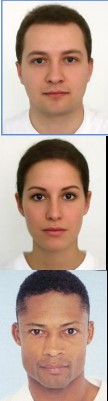
#> input picture Human_Skin_Detection/skin1.png, 108 x 401 px
$ jupyter execute Skin_detection.ipynb
#> lines starting #> are read from the running program, lines starting #| are printed output that depends on the picture; after the words box and inside, x2 and y2 are one past the last pixel; in counts of white or black regions, pixels touching at a corner belong together
[cell 1]
import cv2
import numpy as np
import matplotlib.pyplot as plt

[cell 2]
name = ['skin1.png', 'skin2.png', 'skin3.png']
plots = [131,132,133]
images = []
plt.figure(figsize=(6,4))
for i,n in enumerate(name):
    image = cv2.imread(n)
#> image is the input picture: shape (401, 108, 3); mean B, G, R 148.8, 161, 185.7
    images.append(image)
    plt.subplot(plots[i]);plt.imshow(image[...,::-1]);plt.title('image{}'.format(i+1))

[cell 3]
hue_spectrum = np.linspace(0, 179, dtype='uint8', num=180)
img = np.array([hue_spectrum]*50)
saturation_channel = np.ones_like(img, dtype='uint8') * 255
value_channel = np.ones_like(img, dtype='uint8') * 255

hsv = cv2.merge([img, saturation_channel, value_channel])
final_bgr_spectrum = cv2.cvtColor(hsv, cv2.COLOR_HSV2BGR)

plt.imshow(final_bgr_spectrum[...,::-1])

[cell 4]
cr_range = np.linspace(0, 255, 256)
cb_range = np.linspace(0, 255, 256)
cr_values, cb_values = np.meshgrid(cr_range, cb_range)

Constant_Y_values = [0,50,100,150,200,255]
plots = [231,232,233,234,235,236]
plt.figure(figsize=(12,9))

for i, Y_item in enumerate(Constant_Y_values):

    y_values = np.full_like(cr_values, Y_item)
    ycrcb_spectrum = np.dstack((y_values, cr_values, cb_values)).astype(np.uint8)

    rgb_spectrum = cv2.cvtColor(ycrcb_spectrum, cv2.COLOR_YCrCb2RGB)
    plt.subplot(plots[i]);plt.title('YCRCB Spectrum , Y = {}'.format(Constant_Y_values[i]))

    if i != 0:
        plt.xticks([]);plt.yticks([])
    if i == 0:
        plt.xlabel('CR');plt.ylabel('CB')
    plt.imshow(rgb_spectrum)
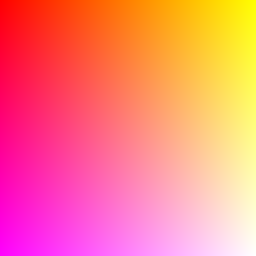
#> ycrcb_spectrum: shape (256, 256, 3); mean R, G, B 255, 127.5, 127.5
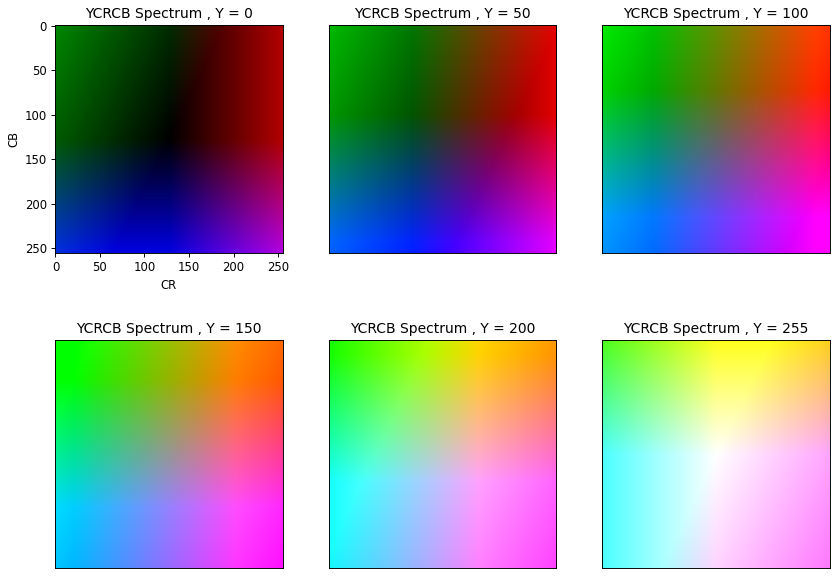
#> figure drawn by matplotlib, 6 panels

[cell 5]
def create_BGR_mask(img):
    B,G,R = cv2.split(img)
    bgr_mask = (B > 20) & (G > 40) & (R > 95) & (R > B) & (R > G) & (abs(R - G) > 15)
    return bgr_mask

def create_HSV_mask(img):
    hsv_L = np.array([0, 0.23 * 255, 40])
    hsv_H = np.array([50, 0.68 * 255, 255])

    hsv = cv2.cvtColor(img, cv2.COLOR_BGR2HSV)
    hsv_mask = cv2.inRange(hsv, hsv_L, hsv_H)
    return hsv_mask

def create_YCRCB_mask(img):
    ycrcb = cv2.cvtColor(img, cv2.COLOR_BGR2YCrCb)
    Y, Cr, Cb = cv2.split(ycrcb)

    ycrcb_mask = (Y > 80) & (Cr > 135) & (Cb > 85) & (Cr <= (1.5862*Cb)+20) & (Cr>=(0.3448*Cb)+76.2069) \
            & (Cr >= (-4.5652*Cb)+234.5652) & (Cr <= (-1.15*Cb)+301.75) & (Cr <= (-2.2857*Cb)+432.85)

    return ycrcb_mask

### Use only HSV_mask

[cell 6]
print('HSV_mask')
plt.figure(figsize=(15,12))
plots = [331,332,333,334,335,336,337,338,339]

for i,img in enumerate(images):
    i = i * 3
    hsv_mask = create_HSV_mask(img)
    output = cv2.bitwise_and(img, img, mask = hsv_mask)

    plt.subplot(plots[i]);plt.imshow(img[...,::-1]);plt.title('Org_image')
    plt.subplot(plots[i] + 1);plt.imshow(hsv_mask, cmap = 'gray');plt.title('mask');plt.xticks([]);plt.yticks([])
    plt.subplot(plots[i] + 2);plt.imshow(output[...,::-1]);plt.title('Output');plt.xticks([]);plt.yticks([])
#> this loop made 3 passes
#> i on passes 1 to 3: 0, 3, 6
#> pass 1, in create_HSV_mask, `hsv_mask = cv2.inRange(hsv, hsv_L, hsv_H)`:
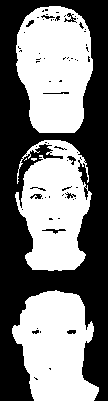
#> hsv_mask: shape (401, 108); 48.7% white; 5 white regions (2 under 20 px), largest, box (x1, y1, x2, y2) and area: (16, 6, 93, 133) 7584, (12, 290, 99, 401) 6784, (15, 140, 92, 271) 6725

### Use only BGR_mask

[cell 7]
print('BGR_mask')
plt.figure(figsize=(12,10))
plots = [331,332,333,334,335,336,337,338,339]

for i, img in enumerate(images):
    i = i * 3
    bgr_mask = create_BGR_mask(img)
    output = np.zeros_like(img)
    output[bgr_mask] = img[bgr_mask]

    plt.subplot(plots[i]);plt.imshow(img[...,::-1]);plt.title('Org_image')
    plt.subplot(plots[i] + 1);plt.imshow(bgr_mask, cmap = 'gray');plt.title('bgr_mask');plt.xticks([]);plt.yticks([])
    plt.subplot(plots[i] + 2);plt.imshow(output[...,::-1]);plt.title('Output');plt.xticks([]);plt.yticks([])
#> this loop made 3 passes
#> pass 1, in create_BGR_mask, `B,G,R = cv2.split(img)`:
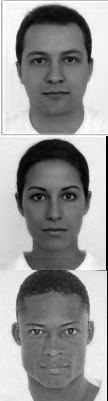
#> B: shape (401, 108); min 0, max 255, mean 148.8
#> after the loop:
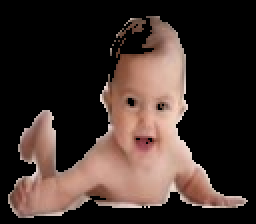
#> output: shape (112, 128, 3) (shown 2 times larger); mean B, G, R 43.8, 49.2, 64.4

### Use  only YCRCB_mask

[cell 8]
print('YCRCB_mask')
plt.figure(figsize=(12,10))
plots = [331,332,333,334,335,336,337,338,339]

for i, img in enumerate(images):
    i = i * 3
    ycrcb_mask = create_YCRCB_mask(img)
    output = np.zeros_like(img)
    output[ycrcb_mask] = img[ycrcb_mask]
    output = np.uint8(output)
    plt.subplot(plots[i]);plt.imshow(img[...,::-1]);plt.title('Org_image')
    plt.subplot(plots[i] + 1);plt.imshow(ycrcb_mask, cmap = 'gray');plt.title('ycrcb_mask');plt.xticks([]);plt.yticks([])
    plt.subplot(plots[i] + 2);plt.imshow(output[...,::-1]);plt.title('output');plt.xticks([]);plt.yticks([])
#> this loop made 3 passes
#> pass 1, in create_YCRCB_mask, `Y, Cr, Cb = cv2.split(ycrcb)`:
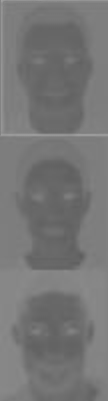
#> Cb: shape (401, 108); min 94, max 161, mean 117.7

### Use BGR_mask and HSV_mask

[cell 9]
plt.figure(figsize=(12,10))
plots = [331,332,333,334,335,336,337,338,339]

for i,img in enumerate(images):
    i = i * 3
    B,G,R = cv2.split(img)
    bgr_mask = create_BGR_mask(img)
    hsv_mask = create_HSV_mask(img)

    final_mask = bgr_mask & hsv_mask
    final_output = cv2.bitwise_and(img, img, mask = final_mask)

    plt.subplot(plots[i]);plt.imshow(img[...,::-1]);plt.title('org_image')
    plt.subplot(plots[i] + 1);plt.imshow(final_mask, cmap = 'gray');plt.title('bgr and hsv');plt.xticks([]);plt.yticks([])
    plt.subplot(plots[i] + 2);plt.imshow(final_output[...,::-1]);plt.title('output');plt.xticks([]);plt.yticks([])
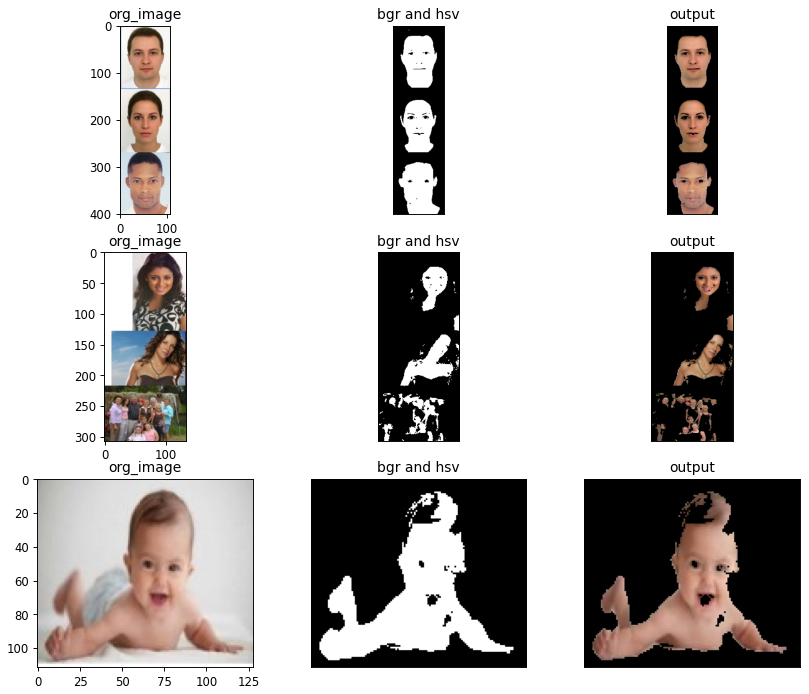
#> figure drawn by matplotlib, 9 panels

[cell 10]
print('BGR_mask AND YCRCB_mask')
plt.figure(figsize=(12,10))
plots = [331,332,333,334,335,336,337,338,339]

for i,img in enumerate(images):
    i = i * 3
    bgr_mask = create_BGR_mask(img)
    ycrcb_mask = create_YCRCB_mask(img)
    ycrcb_mask = np.uint8(ycrcb_mask)

    final_mask = ycrcb_mask & bgr_mask
    final_output = cv2.bitwise_and(img ,img, mask = final_mask)

    plt.subplot(plots[i]);plt.imshow(img[...,::-1]);plt.title('Org_image')
    plt.subplot(plots[i] + 1);plt.imshow(final_mask, cmap = 'gray');plt.title('final_mask');plt.xticks([]);plt.yticks([])
    plt.subplot(plots[i] + 2);plt.imshow(final_output[...,::-1]);plt.title('final_Output');plt.xticks([]);plt.yticks([])
#> this loop made 3 passes
#> pass 1, `final_output = cv2.bitwise_and(img ,img, mask = final_mask)`:
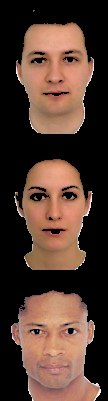
#> final_output: shape (401, 108, 3); mean B, G, R 48.2, 59.3, 83.5
#> pass 2, in create_BGR_mask (call 8), `B,G,R = cv2.split(img)`:
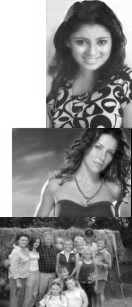
#> R: shape (307, 132); min 0, max 255, mean 139.6

[cell 11]
print('YCRCB_mask AND HSV_mask')
plt.figure(figsize=(12,10))
plots = [331,332,333,334,335,336,337,338,339]

for i,img in enumerate(images):
    i = i * 3
    ycrcb_mask = create_YCRCB_mask(img)
    hsv_mask = create_HSV_mask(img)

    final_mask = ycrcb_mask & hsv_mask
    final_output = cv2.bitwise_and(img, img, mask = final_mask)

    plt.subplot(plots[i]);plt.imshow(img[...,::-1]);plt.title('Org_image')
    plt.subplot(plots[i] + 1);plt.imshow(final_mask, cmap = 'gray');plt.title('ycrcb and hsv');plt.xticks([]);plt.yticks([])
    plt.subplot(plots[i] + 2);plt.imshow(final_output[...,::-1]);plt.title('final_Output');plt.xticks([]);plt.yticks([])

### Use filters and morphology operations

[cell 12]
plt.figure(figsize=(12,10))
plots = [331,332,333,334,335,336,337,338,339]

for i,img in enumerate(images):
    i = i * 3
    kernel1 = np.array([[0,0,0],
                              [0,2,0],
                              [0,0,0]])

    kernel2 = 1/9*np.array([[1,1,1],
                              [1,1,1],
                              [1,1,1]])

    final_kernel = kernel1-kernel2
    img = cv2.filter2D(img, -1, final_kernel)
    # gimg = cv2.cvtColor(img, cv2.COLOR_BGR2GRAY)
    gaussian = cv2.GaussianBlur(img,(3,3),0)
    median = cv2.medianBlur(gaussian,3)

    bgr_mask = create_BGR_mask(median)
    hsv_mask = create_HSV_mask(median)
    mask = bgr_mask & hsv_mask

    kernel = cv2.getStructuringElement(cv2.MORPH_ELLIPSE, (3, 3))
    opened_mask = cv2.morphologyEx(mask, cv2.MORPH_OPEN, kernel)
    closed_mask = cv2.morphologyEx(opened_mask, cv2.MORPH_CLOSE, kernel)

    # Apply the final mask to the original image
    output = cv2.bitwise_and(img, img, mask=closed_mask)
    # kernel_sharpening = np.array([[-1,-1,-1],
    #                           [-1,9,-1],
    #                           [-1,-1,-1]])

    plt.subplot(plots[i]);plt.imshow(img[...,::-1], cmap = 'gray');plt.title('org_image')
    plt.subplot(plots[i] + 1);plt.imshow(closed_mask, cmap = 'gray');plt.title('bgr and hsv');plt.xticks([]);plt.yticks([])
    plt.subplot(plots[i] + 2);plt.imshow(output[...,::-1]);plt.title('output');plt.xticks([]);plt.yticks([])
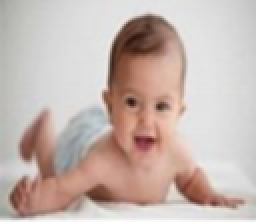
#> gaussian: shape (112, 128, 3) (shown 2 times larger); mean of channels 0, 1, 2 176, 182.3, 198.6; drawn as B, G, R

[cell 13]
plt.figure(figsize=(12,10))
plots = [331,332,333,334,335,336,337,338,339]

for i,img in enumerate(images):
    i = i * 3
    kernel1 = np.array([[0,0,0],
                              [0,2,0],
                              [0,0,0]])

    kernel2 = 1/9*np.array([[1,1,1],
                              [1,1,1],
                              [1,1,1]])

    final_kernel = kernel1-kernel2

    # gimg = cv2.cvtColor(img, cv2.COLOR_BGR2GRAY)
    gaussian = cv2.GaussianBlur(img,(3,3),0)
    median = cv2.medianBlur(gaussian,3)

    bgr_mask = create_BGR_mask(median)
    hsv_mask = create_HSV_mask(median)
    mask = bgr_mask & hsv_mask

    kernel = cv2.getStructuringElement(cv2.MORPH_ELLIPSE, (3, 3))
    opened_mask = cv2.morphologyEx(mask, cv2.MORPH_OPEN, kernel)
    closed_mask = cv2.morphologyEx(opened_mask, cv2.MORPH_CLOSE, kernel)

    # Apply the final mask to the original image
    output = cv2.bitwise_and(img, img, mask=closed_mask)
    # kernel_sharpening = np.array([[-1,-1,-1],
    #                           [-1,9,-1],
    #                           [-1,-1,-1]])

# applying different kernels to the input image
    sharpened = cv2.filter2D(output, -1, final_kernel)

    plt.subplot(plots[i]);plt.imshow(img[...,::-1]);plt.title('org_image')
    plt.subplot(plots[i] + 1);plt.imshow(closed_mask, cmap = 'gray');plt.title('bgr and hsv');plt.xticks([]);plt.yticks([])
    plt.subplot(plots[i] + 2);plt.imshow(sharpened[...,::-1]);plt.title('output');plt.xticks([]);plt.yticks([])
